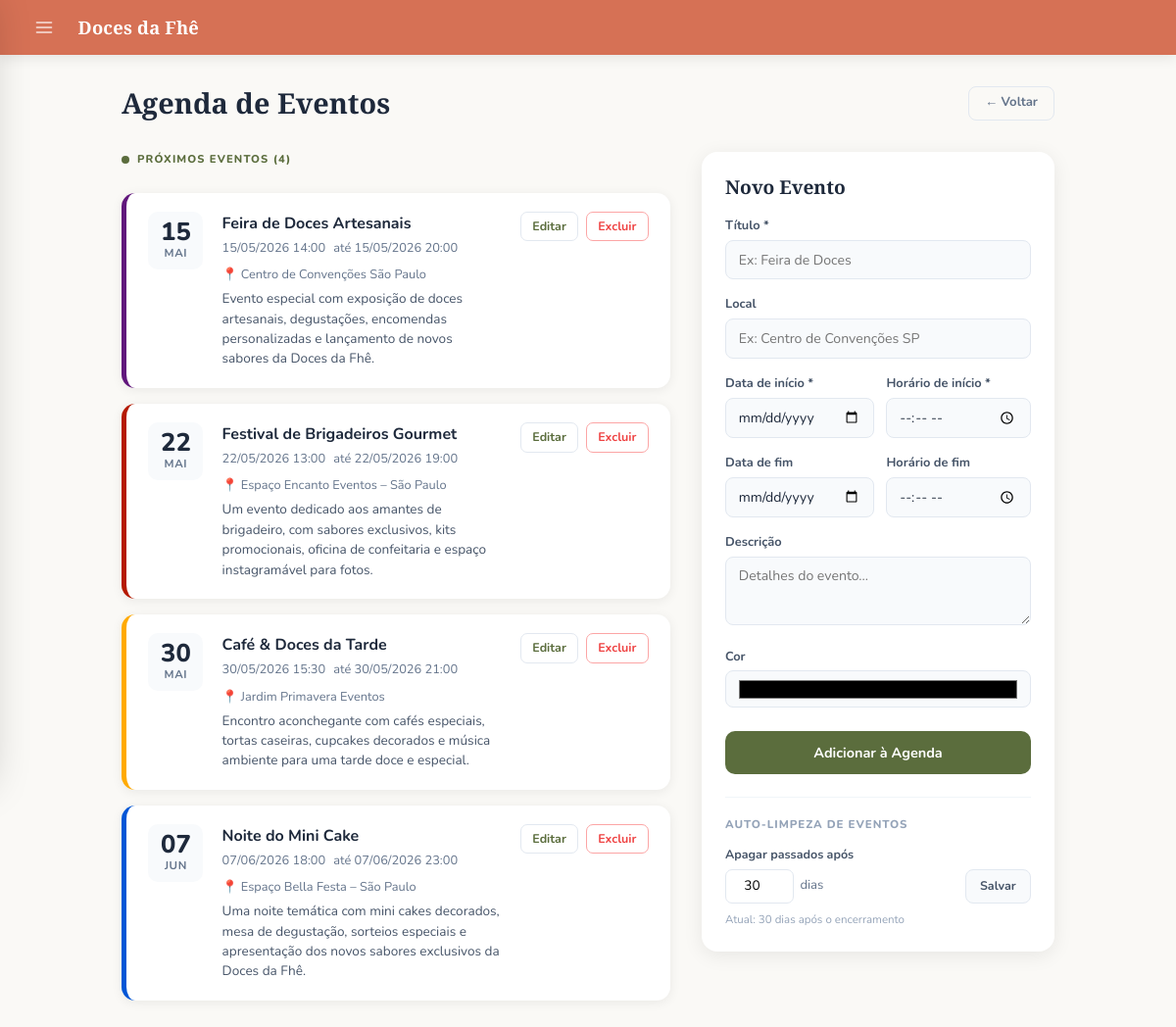
Screenshot of /admin/agenda (signed in) with the database file from the repository.
### models.py (models this page shows, shortened)
class SiteConfig(db.Model):
    __tablename__ = "site_config"
    id               = db.Column(db.Integer, primary_key=True)
    color_primary    = db.Column(db.String(20), default='#5B6D3D')
    color_secondary  = db.Column(db.String(20), default='#D67155')
    color_accent     = db.Column(db.String(20), default='#F3B651')
    color_dark       = db.Column(db.String(20), default='#932E50')
    color_bg         = db.Column(db.String(20), default='#FAF9F6')
    color_text       = db.Column(db.String(20), default='#2B2B2B')
    color_text_light = db.Column(db.String(20), default='#6B6B6B')
    auth_bg_color1   = db.Column(db.String(20), default='#e8eed8')
    auth_bg_color2   = db.Column(db.String(20), default='#8fa05a')
    font_title   = db.Column(db.String(100), default='Playfair Display')
    font_body    = db.Column(db.String(100), default='Nunito')
    font_size    = db.Column(db.String(10), default='16')
    title_weight = db.Column(db.String(10), default='700')
    body_weight  = db.Column(db.String(10), default='400')
    layout_mode   = db.Column(db.String(20), default='spacious')
    layout_width  = db.Column(db.String(20), default='centered')
    card_columns  = db.Column(db.Integer,    default=3)
    card_gap      = db.Column(db.Integer,    default=20)
    show_carousel = db.Column(db.Boolean,    default=True)
    btn_radius  = db.Column(db.String(10), default='12px')
    card_shadow = db.Column(db.String(10), default='medium')
    navbar_fixed = db.Column(db.Boolean, default=True)
    anim_enabled     = db.Column(db.Boolean, default=True)
    anim_intensity   = db.Column(db.String(10), default='medium')
    anim_duration    = db.Column(db.Integer,    default=220)
    anim_hover_style = db.Column(db.String(20), default='lift')
    site_name   = db.Column(db.String(100), default='Doces da Fhê')
    logo_url    = db.Column(db.String(255), nullable=True)
    logo_height     = db.Column(db.Integer, default=100)
    logo_fit        = db.Column(db.String(20), default='contain')
    carousel_height = db.Column(db.Integer, default=340)
    card_img_height = db.Column(db.Integer, default=200)
    card_radius     = db.Column(db.String(10), default='16px')
    flash_success   = db.Column(db.String(20), default='#ffffff')
    flash_error     = db.Column(db.String(20), default='#f8d7da')
    flash_info      = db.Column(db.String(20), default='#ffffff')
    new_badge_days  = db.Column(db.Integer, default=7)
    new_badge_ativo = db.Column(db.Boolean, default=True)
    blog_primary    = db.Column(db.String(20), default='#5B6D3D')
    blog_accent     = db.Column(db.String(20), default='#932E50')
    blog_bg         = db.Column(db.String(20), default='#f8fafc')
    blog_card_bg    = db.Column(db.String(20), default='#ffffff')
    blog_text       = db.Column(db.String(20), default='#1e293b')
    agenda_dias_arquivar = db.Column(db.Integer, default=30)
    updated_at      = db.Column(db.DateTime, default=datetime.utcnow, onupdate=datetime.utcnow)

class AgendaEvento(db.Model):
    __tablename__ = 'agenda_eventos'
    id          = db.Column(db.Integer, primary_key=True)
    titulo      = db.Column(db.String(150), nullable=False)
    descricao   = db.Column(db.Text, nullable=True)
    local       = db.Column(db.String(200), nullable=True)
    data_inicio = db.Column(db.DateTime, nullable=False)
    data_fim    = db.Column(db.DateTime, nullable=True)
    cor         = db.Column(db.String(7), default='#5B6D3D')
    created_at  = db.Column(db.DateTime, default=datetime.utcnow)

### app.py (the view, shortened to what this page needs)
@app.route('/admin/agenda', methods=['GET', 'POST'])
@login_required
def admin_agenda():
    if not current_user.is_admin:
        return redirect(url_for('dashboard'))
    from datetime import datetime as dt
    config = SiteConfig.query.first()
    dias_arquivar = (config.agenda_dias_arquivar or 30) if config else 30
    limite        = dt.now() - timedelta(days=dias_arquivar)
    expirados = AgendaEvento.query.filter(
        db.func.coalesce(AgendaEvento.data_fim, AgendaEvento.data_inicio) < limite
    ).all()
    if expirados:
        for ev in expirados:
            db.session.delete(ev)
        db.session.commit()
    agora    = dt.now()
    proximos = AgendaEvento.query.filter(
        db.func.coalesce(AgendaEvento.data_fim, AgendaEvento.data_inicio) >= agora
    ).order_by(AgendaEvento.data_inicio).all()
    passados = AgendaEvento.query.filter(
        db.func.coalesce(AgendaEvento.data_fim, AgendaEvento.data_inicio) < agora
    ).order_by(AgendaEvento.data_inicio.desc()).all()
    return render_template('admin/agenda.html',
                           proximos=proximos, passados=passados,
                           hoje=agora, config=config,
                           dias_arquivar=dias_arquivar)

### app.py (called while the page is built)
def mes_pt(dt):
    return _MESES_ABREV_PT[dt.month - 1]

@login_manager.user_loader
def load_user(user_id):
    return User.query.get(int(user_id))

@app.context_processor
def inject_globals():
    if current_user.is_authenticated:
        total_itens = db.session.query(
            db.func.sum(CarrinhoItem.quantidade)
        ).filter_by(user_id=current_user.id).scalar() or 0
    else:
        total_itens = 0
    site_config = SiteConfig.query.first()
    return dict(carrinho_total=total_itens, site_config=site_config)

### templates/admin/agenda.html (shortened to what this page needs)
{% extends "admin/base.html" %}
{% block styles %}
<link rel="stylesheet" href="{{ url_for('static', filename='dashboard.css') }}">
{% endblock %}
{% macro card_evento(ev, opaco=False) %}
<div class="agenda-card{% if opaco %} passado{% endif %}" style="--cor: {{ ev.cor }}">
  <div class="agenda-data-box">
    <div class="agenda-data-dia">{{ ev.data_inicio.strftime('%d') }}</div>
    <div class="agenda-data-mes">{{ ev.data_inicio | mes_pt }}</div>
  </div>
  <div class="agenda-info">
    <p class="agenda-titulo">{{ ev.titulo }}{% if opaco %} <span style="font-size:.7rem; color:#94a3b8; font-weight:400;">(encerrado)</span>{% endif %}</p>
    <div class="agenda-meta">
      <span>{{ ev.data_inicio.strftime('%d/%m/%Y %H:%M') }}</span>
      {% if ev.data_fim %}<span>até {{ ev.data_fim.strftime('%d/%m/%Y %H:%M') }}</span>{% endif %}
      {% if ev.local %}<span>📍 {{ ev.local }}</span>{% endif %}
    </div>
    {% if ev.descricao %}<p class="agenda-desc">{{ ev.descricao }}</p>{% endif %}
  </div>
  <div class="agenda-acoes">
    <button class="btn-agenda-edit" onclick="abrirEdicao({{ ev.id }}, '{{ ev.titulo|replace("'","\\'")|e }}', '{{ ev.descricao|replace("'","\\'")|e if ev.descricao else '' }}', '{{ ev.local|replace("'","\\'")|e if ev.local else '' }}', '{{ ev.data_inicio.strftime('%Y-%m-%d') }}', '{{ ev.data_inicio.strftime('%H:%M') }}', '{{ ev.data_fim.strftime('%Y-%m-%d') if ev.data_fim else '' }}', '{{ ev.data_fim.strftime('%H:%M') if ev.data_fim else '' }}', '{{ ev.cor }}')">Editar</button>
    <form method="POST" action="{{ url_for('admin_agenda_excluir', id=ev.id) }}" onsubmit="return confirm('Remover este evento?')">
      <button type="submit" class="btn-agenda-del">Excluir</button>
    </form>
  </div>
</div>
{% endmacro %}
{% block content %}
<div class="agenda-wrap">
  <div class="agenda-header">
    <h1>Agenda de Eventos</h1>
    <a href="{{ url_for('dashboard') }}" style="font-size:.82rem; color:#64748b; text-decoration:none; border:1.5px solid #e2e8f0; padding:.4rem 1rem; border-radius:8px; font-weight:700;">← Voltar</a>
  </div>
  <div class="agenda-grid">
    <div class="agenda-lista">
      <div class="secao-label" style="font-size:.7rem; font-weight:800; text-transform:uppercase; letter-spacing:.1em; color:#5B6D3D; margin-bottom:.6rem; display:flex; align-items:center; gap:.5rem;">
        <span style="width:8px;height:8px;border-radius:50%;background:#5B6D3D;display:inline-block;"></span>
        Próximos eventos ({{ proximos|length }})
      </div>
      {% if proximos %}
        {% for ev in proximos %}
          {{ card_evento(ev) }}
        {% endfor %}
      {% else %}
      <div class="agenda-vazio" style="padding:1.5rem;">
        <p style="margin:0; font-size:.88rem; color:#94a3b8;">Nenhum evento futuro cadastrado.</p>
      </div>
      {% endif %}
    </div>
    <div class="agenda-form-box">
      <h2>Novo Evento</h2>
      <form method="POST" action="{{ url_for('admin_agenda') }}">
        <div class="agenda-form-group">
          <label>Título *</label>
          <input type="text" name="titulo" placeholder="Ex: Feira de Doces" required>
        </div>
        <div class="agenda-form-group">
          <label>Local</label>
          <input type="text" name="local" placeholder="Ex: Centro de Convenções SP">
        </div>
        <div class="agenda-form-row">
          <div class="agenda-form-group">
            <label>Data de início *</label>
            <input type="date" name="data_inicio_data" required>
          </div>
          <div class="agenda-form-group">
            <label>Horário de início *</label>
            <input type="time" name="data_inicio_hora" required>
          </div>
        </div>
        <div class="agenda-form-row">
          <div class="agenda-form-group">
            <label>Data de fim</label>
            <input type="date" name="data_fim_data">
          </div>
          <div class="agenda-form-group">
            <label>Horário de fim</label>
            <input type="time" name="data_fim_hora">
          </div>
        </div>
        <div class="agenda-form-group">
          <label>Descrição</label>
          <textarea name="descricao" placeholder="Detalhes do evento..."></textarea>
        </div>
        <div class="agenda-form-group">
          <label>Cor</label>
          <input type="color" name="cor" value="var(--color-primary)" style="height:38px; cursor:pointer;">
        </div>
        <button type="submit" class="btn-agenda-salvar">Adicionar à Agenda</button>
      </form>
      <div style="margin-top:1.4rem; border-top:1.5px solid #f1f5f9; padding-top:1.2rem;">
        <p style="font-size:.72rem; font-weight:800; text-transform:uppercase; letter-spacing:.08em; color:#94a3b8; margin:0 0 .8rem;">Auto-limpeza de eventos</p>
        <form method="POST" action="{{ url_for('admin_agenda') }}" style="display:flex; gap:.6rem; align-items:flex-end;">
          <div style="flex:1;">
            <label style="font-size:.78rem; font-weight:700; color:#475569; display:block; margin-bottom:.3rem;">Apagar passados após</label>
            <div style="display:flex; align-items:center; gap:.4rem;">
              <input type="number" name="agenda_dias_arquivar" value="{{ dias_arquivar }}" min="1" max="365"
                     style="width:70px; padding:.4rem .5rem; border:1.5px solid #e2e8f0; border-radius:7px; font-size:.85rem; text-align:center;">
              <span style="font-size:.82rem; color:#64748b;">dias</span>
            </div>
          </div>
          <button type="submit" style="padding:.45rem .9rem; background:#f8fafc; border:1.5px solid #e2e8f0; border-radius:8px; font-size:.78rem; font-weight:700; color:#475569; cursor:pointer; white-space:nowrap;">Salvar</button>
        </form>
        <p style="font-size:.72rem; color:#94a3b8; margin:.5rem 0 0;">Atual: {{ dias_arquivar }} dias após o encerramento</p>
      </div>
    </div>
  </div>
</div>
{% endblock %}

### templates/admin/base.html (shortened to what this page needs)
<!DOCTYPE html>
<html>
<head>
  <link href="https://cdn.jsdelivr.net/npm/bootstrap@5.3.0/dist/css/bootstrap.min.css" rel="stylesheet">
  <link rel="stylesheet" href="https://cdnjs.cloudflare.com/ajax/libs/cropperjs/1.6.1/cropper.min.css">
  {% block styles %}{% endblock %}
  <link rel="stylesheet" href="{{ url_for('dynamic_styles') }}">
</head>
<body>
{% if current_user.is_authenticated and current_user.is_admin %}
<div class="topbar">
  <button class="topbar-menu-btn" id="drawerToggle" aria-label="Menu">
    <svg xmlns="http://www.w3.org/2000/svg" width="20" height="20" viewBox="0 0 24 24" fill="none"
         stroke="currentColor" stroke-width="2" stroke-linecap="round" stroke-linejoin="round">
      <line x1="3" y1="6"  x2="21" y2="6"/>
      <line x1="3" y1="12" x2="21" y2="12"/>
      <line x1="3" y1="18" x2="21" y2="18"/>
    </svg>
  </button>
  <span class="topbar-brand">{{ site_config.site_name if site_config else 'Doces da Fhê' }}</span>
</div>
{% endif %}
<div class="acc-content-wrap">
<main id="acc-main-content">
{% block content %}
{% endblock %}
</main>
</div>
</body>
</html>

### static/dashboard.css (style rules this page uses)
:root { --color-primary: #5B6D3D; --color-secondary: #D67155; --color-accent: #F3B651; --color-dark: #932E50; --color-bg: #FAF9F6; --color-white: #FFFFFF; --color-text: #2B2B2B; --color-text-light: #6B6B6B; --color-border: #E5E5E5; --color-hover-primary: #4a5932; --color-hover-accent: #d9a13f; --color-hover-secondary:#b85a42; --shadow-sm: 0 2px 6px rgba(0,0,0,.05); --shadow-md: 0 4px 12px rgba(0,0,0,.08); --shadow-lg: 0 8px 20px rgba(0,0,0,.12); --radius-sm: 6px; --radius-md: 10px; --radius-lg: 16px; }
* { box-sizing: border-box; margin: 0; padding: 0; }
body { font-family: 'Nunito', sans-serif; background-image: url('../uploads/sites_doces.png'); background-size: cover; background-position: center; background-repeat: no-repeat; color: var(--color-text); margin: 0 !important; padding: 0 !important; }

### templates/admin/base.html (style rules this page uses)
:root { --color-primary: #5B6D3D; --color-secondary: #D67155; --color-accent: #F3B651; --color-dark: #932E50; --color-bg: #F4F6FB; --color-white: #FFFFFF; --color-text: #1e293b; --color-muted: #64748b; --color-border: #e2e8f0; --sidebar-bg: #D67155; --sidebar-hover: rgba(255,255,255,.12); --sidebar-active: rgba(255,255,255,.2); --shadow-sm: 0 1px 4px rgba(0,0,0,.06); --shadow-md: 0 4px 12px rgba(0,0,0,.08); --shadow-lg: 0 8px 24px rgba(0,0,0,.12); --radius-sm: 6px; --radius-md: 10px; --radius-lg: 16px; }
*, *::before, *::after { box-sizing: border-box; }
body { font-family: 'Nunito', sans-serif !important; background: var(--color-bg); color: var(--color-text); margin: 0 !important; padding: 0 !important; }
.topbar { background: var(--color-secondary); padding: 0 1.6rem; height: 56px; display: flex; align-items: center; gap: 1rem; position: sticky; top: 0; z-index: 200; box-shadow: var(--shadow-md); }
.topbar-menu-btn { background: none; border: none; cursor: pointer; width: 38px; height: 38px; border-radius: 9px; display: flex; align-items: center; justify-content: center; color: rgba(255,255,255,.8); transition: background .15s, color .15s; flex-shrink: 0; }
.topbar-brand { font-family: 'Playfair Display', serif; font-size: 1.15rem; font-weight: 700; color: #fff; letter-spacing: .01em; }

### rows the page displays
SiteConfig: site_name "Doces da Fhê"
AgendaEvento: data_inicio "15", data_inicio|mes_pt "MAI", titulo "Feira de Doces Artesanais", data_inicio "15/05/2026 14:00", data_fim "15/05/2026 20:00", local "Centro de Convenções São Paulo", descricao "Evento especial com exposição de doces artesanais, degustações, encomendas personalizadas e lançamento de novos sabores da Doces da Fhê."
AgendaEvento: data_inicio "22", data_inicio|mes_pt "MAI", titulo "Festival de Brigadeiros Gourmet", data_inicio "22/05/2026 13:00", data_fim "22/05/2026 19:00", local "Espaço Encanto Eventos – São Paulo", descricao "Um evento dedicado aos amantes de brigadeiro, com sabores exclusivos, kits promocionais, oficina de confeitaria e espaço instagramável para fotos."
AgendaEvento: data_inicio "30", data_inicio|mes_pt "MAI", titulo "Café & Doces da Tarde", data_inicio "30/05/2026 15:30", data_fim "30/05/2026 21:00", local "Jardim Primavera Eventos", descricao "Encontro aconchegante com cafés especiais, tortas caseiras, cupcakes decorados e música ambiente para uma tarde doce e especial."
AgendaEvento: data_inicio "07", data_inicio|mes_pt "JUN", titulo "Noite do Mini Cake", data_inicio "07/06/2026 18:00", data_fim "07/06/2026 23:00", local "Espaço Bella Festa – São Paulo", descricao "Uma noite temática com mini cakes decorados, mesa de degustação, sorteios especiais e apresentação dos novos sabores exclusivos da Doces da Fhê."

### other values shown
{{ proximos|length }} "4"
{{ dias_arquivar }} "30"
